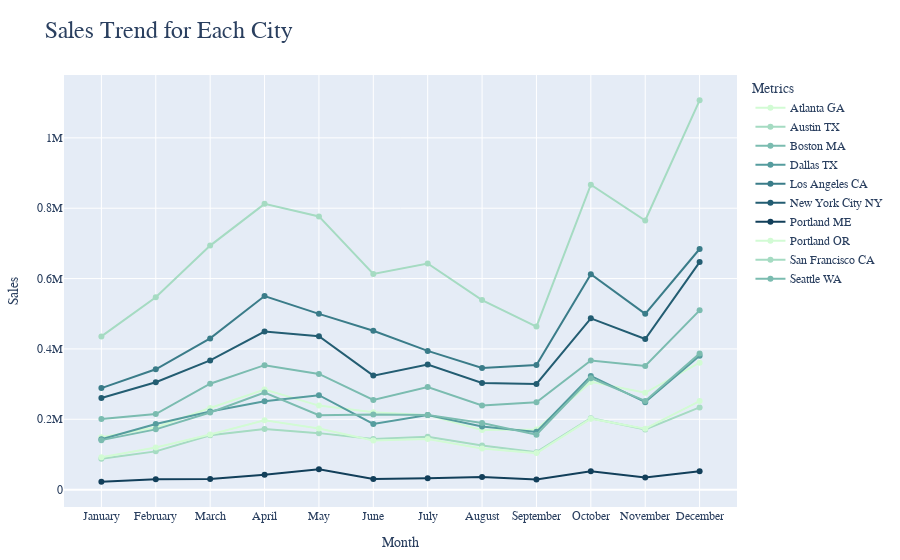

The notebook cell saved with this chart:
### Markdown cell above
## 7. What is the sales trend for each city?

### Code cell
city_month_sales = maindf.groupby(['City State', 'Month'])['Sales'].sum().reset_index()

fig = px.line(
    city_month_sales,
    x='Month',
    y='Sales',
    color='City State',
    title='Sales Trend for Each City',
    labels={'Month': 'Month', 'Sales': 'Total Sales ($)', 'City State': 'City'},
    markers=True,
    color_discrete_sequence=px.colors.sequential.Darkmint
)


fig.update_layout(
    title_font=dict(size=24),
    font_family="Arial Black",
    xaxis_title="Month", 
    xaxis=dict(
        tickvals=list(range(1, 13)),
        ticktext=[
            'January', 'February', 'March', 'April', 'May', 'June', 
            'July', 'August', 'September', 'October', 'November', 'December'
        ]
    ),
    yaxis_title="Sales",
    legend_title="Metrics",
    margin=dict(t=75, l=25, r=25, b=25),
)

fig.show()
fig.write_html("citysales_by_month_line.html")

### Figure 1 — Plotly figure (JSON) as saved in the notebook; plotly's stock layout.template omitted (floating-point values rounded to 4 significant figures)
{"data": [{"hovertemplate": "City=Atlanta GA<br>Month=%{x}<br>Total Sales ($)=%{y}<extra></extra>", "legendgroup": "Atlanta GA", "line": {"color": "rgb(210, 251, 212)", "dash": "solid"}, "marker": {"symbol": "circle"}, "mode": "lines+markers", "name": "Atlanta GA", "orientation": "v", "showlegend": true, "type": "scatter", "x": [1, 2, 3, 4, 5, 6, 7, 8, 9, 10, 11, 12], "xaxis": "x", "y": [149200.0, 176500.0, 231900.0, 284400.0, 238900.0, 219800.0, 211800.0, 169300.0, 171300.0, 306300.0, 275300.0, 360900.0], "yaxis": "y"}, {"hovertemplate": "City=Austin TX<br>Month=%{x}<br>Total Sales ($)=%{y}<extra></extra>", "legendgroup": "Austin TX", "line": {"color": "rgb(165, 219, 194)", "dash": "solid"}, "marker": {"symbol": "circle"}, "mode": "lines+markers", "name": "Austin TX", "orientation": "v", "showlegend": true, "type": "scatter", "x": [1, 2, 3, 4, 5, 6, 7, 8, 9, 10, 11, 12], "xaxis": "x", "y": [88090.0, 108800.0, 154500.0, 172700.0, 160600.0, 144100.0, 150300.0, 125700.0, 106500.0, 203200.0, 171300.0, 233800.0], "yaxis": "y"}, {"hovertemplate": "City=Boston MA<br>Month=%{x}<br>Total Sales ($)=%{y}<extra></extra>", "legendgroup": "Boston MA", "line": {"color": "rgb(123, 188, 176)", "dash": "solid"}, "marker": {"symbol": "circle"}, "mode": "lines+markers", "name": "Boston MA", "orientation": "v", "showlegend": true, "type": "scatter", "x": [1, 2, 3, 4, 5, 6, 7, 8, 9, 10, 11, 12], "xaxis": "x", "y": [201100.0, 214800.0, 301000.0, 353800.0, 328800.0, 254700.0, 291500.0, 239300.0, 248400.0, 367000.0, 351500.0, 509600.0], "yaxis": "y"}, {"hovertemplate": "City=Dallas TX<br>Month=%{x}<br>Total Sales ($)=%{y}<extra></extra>", "legendgroup": "Dallas TX", "line": {"color": "rgb(85, 156, 158)", "dash": "solid"}, "marker": {"symbol": "circle"}, "mode": "lines+markers", "name": "Dallas TX", "orientation": "v", "showlegend": true, "type": "scatter", "x": [1, 2, 3, 4, 5, 6, 7, 8, 9, 10, 11, 12], "xaxis": "x", "y": [143500.0, 186700.0, 222400.0, 251400.0, 268500.0, 186900.0, 212300.0, 179800.0, 164200.0, 323100.0, 248600.0, 380700.0], "yaxis": "y"}, {"hovertemplate": "City=Los Angeles CA<br>Month=%{x}<br>Total Sales ($)=%{y}<extra></extra>", "legendgroup": "Los Angeles CA", "line": {"color": "rgb(58, 124, 137)", "dash": "solid"}, "marker": {"symbol": "circle"}, "mode": "lines+markers", "name": "Los Angeles CA", "orientation": "v", "showlegend": true, "type": "scatter", "x": [1, 2, 3, 4, 5, 6, 7, 8, 9, 10, 11, 12], "xaxis": "x", "y": [288600.0, 342100.0, 429900.0, 550300.0, 499700.0, 451500.0, 394300.0, 345900.0, 354100.0, 612500.0, 499700.0, 684000.0], "yaxis": "y"}, {"hovertemplate": "City=New York City NY<br>Month=%{x}<br>Total Sales ($)=%{y}<extra></extra>", "legendgroup": "New York City NY", "line": {"color": "rgb(35, 93, 114)", "dash": "solid"}, "marker": {"symbol": "circle"}, "mode": "lines+markers", "name": "New York City NY", "orientation": "v", "showlegend": true, "type": "scatter", "x": [1, 2, 3, 4, 5, 6, 7, 8, 9, 10, 11, 12], "xaxis": "x", "y": [260600.0, 305400.0, 367300.0, 449400.0, 436100.0, 324100.0, 355700.0, 303200.0, 300600.0, 487000.0, 428200.0, 646800.0], "yaxis": "y"}, {"hovertemplate": "City=Portland ME<br>Month=%{x}<br>Total Sales ($)=%{y}<extra></extra>", "legendgroup": "Portland ME", "line": {"color": "rgb(18, 63, 90)", "dash": "solid"}, "marker": {"symbol": "circle"}, "mode": "lines+markers", "name": "Portland ME", "orientation": "v", "showlegend": true, "type": "scatter", "x": [1, 2, 3, 4, 5, 6, 7, 8, 9, 10, 11, 12], "xaxis": "x", "y": [22710.0, 29850.0, 30520.0, 42540.0, 57980.0, 30030.0, 32420.0, 36000.0, 28760.0, 52320.0, 34680.0, 51970.0], "yaxis": "y"}, {"hovertemplate": "City=Portland OR<br>Month=%{x}<br>Total Sales ($)=%{y}<extra></extra>", "legendgroup": "Portland OR", "line": {"color": "rgb(210, 251, 212)", "dash": "solid"}, "marker": {"symbol": "circle"}, "mode": "lines+markers", "name": "Portland OR", "orientation": "v", "showlegend": true, "type": "scatter", "x": [1, 2, 3, 4, 5, 6, 7, 8, 9, 10, 11, 12], "xaxis": "x", "y": [92280.0, 119600.0, 156700.0, 197400.0, 173700.0, 139600.0, 144000.0, 116900.0, 103800.0, 201800.0, 173200.0, 251700.0], "yaxis": "y"}, {"hovertemplate": "City=San Francisco CA<br>Month=%{x}<br>Total Sales ($)=%{y}<extra></extra>", "legendgroup": "San Francisco CA", "line": {"color": "rgb(165, 219, 194)", "dash": "solid"}, "marker": {"symbol": "circle"}, "mode": "lines+markers", "name": "San Francisco CA", "orientation": "v", "showlegend": true, "type": "scatter", "x": [1, 2, 3, 4, 5, 6, 7, 8, 9, 10, 11, 12], "xaxis": "x", "y": [435600.0, 547100.0, 693700.0, 812400.0, 776700.0, 613200.0, 642900.0, 538800.0, 463600.0, 866700.0, 765000.0, 1107000.0], "yaxis": "y"}, {"hovertemplate": "City=Seattle WA<br>Month=%{x}<br>Total Sales ($)=%{y}<extra></extra>", "legendgroup": "Seattle WA", "line": {"color": "rgb(123, 188, 176)", "dash": "solid"}, "marker": {"symbol": "circle"}, "mode": "lines+markers", "name": "Seattle WA", "orientation": "v", "showlegend": true, "type": "scatter", "x": [1, 2, 3, 4, 5, 6, 7, 8, 9, 10, 11, 12], "xaxis": "x", "y": [140700.0, 171300.0, 219100.0, 276300.0, 211700.0, 213900.0, 212500.0, 189700.0, 156400.0, 316900.0, 252100.0, 387300.0], "yaxis": "y"}], "layout": {"font": {"family": "Arial Black"}, "legend": {"title": {"text": "Metrics"}, "tracegroupgap": 0}, "margin": {"b": 25, "l": 25, "r": 25, "t": 75}, "title": {"font": {"size": 24}, "text": "Sales Trend for Each City"}, "xaxis": {"anchor": "y", "domain": [0, 1], "ticktext": ["January", "February", "March", "April", "May", "June", "July", "August", "September", "October", "November", "December"], "tickvals": [1, 2, 3, 4, 5, 6, 7, 8, 9, 10, 11, 12], "title": {"text": "Month"}}, "yaxis": {"anchor": "x", "domain": [0, 1], "title": {"text": "Sales"}}}}
